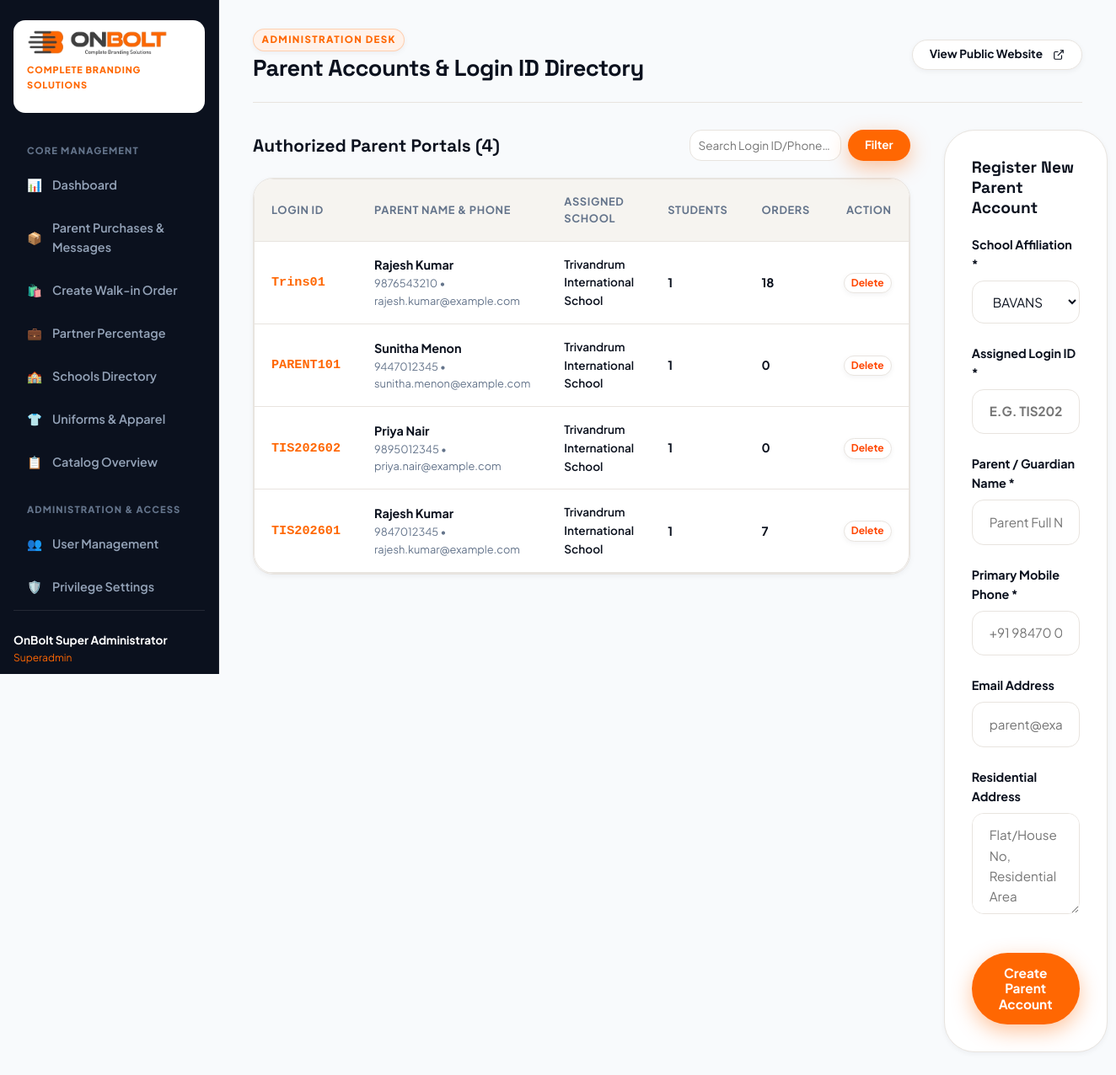
Screenshot of /admin/parents.php (signed in) with the database file from the repository.
### tables this page shows
CREATE TABLE `parents` (
  `id` int(10) unsigned NOT NULL AUTO_INCREMENT,
  `school_id` int(10) unsigned NOT NULL,
  `login_id` varchar(80) NOT NULL,
  `parent_name` varchar(150) NOT NULL,
  `email` varchar(150) DEFAULT NULL,
  `phone` varchar(50) NOT NULL,
  `alt_phone` varchar(50) DEFAULT NULL,
  `address` text DEFAULT NULL,
  `pincode` varchar(20) DEFAULT NULL,
  `state` varchar(100) DEFAULT 'Kerala',
  `password_hash` varchar(255) DEFAULT NULL,
  `status` tinyint(1) NOT NULL DEFAULT 1,
  `last_login` datetime DEFAULT NULL,
  `created_at` timestamp NOT NULL DEFAULT current_timestamp(),
  `updated_at` timestamp NOT NULL DEFAULT current_timestamp() ON UPDATE current_timestamp(),
  PRIMARY KEY (`id`),
  UNIQUE KEY `uq_parent_school_login` (`school_id`,`login_id`),
  KEY `idx_parents_phone` (`phone`),
  CONSTRAINT `fk_parents_school` FOREIGN KEY (`school_id`) REFERENCES `schools` (`id`) ON DELETE CASCADE
);

CREATE TABLE `schools` (
  `id` int(10) unsigned NOT NULL AUTO_INCREMENT,
  `parent_id` int(10) unsigned DEFAULT NULL,
  `has_sub_schools` tinyint(1) NOT NULL DEFAULT 0,
  `sub_school_label` varchar(100) DEFAULT 'School',
  `name` varchar(180) NOT NULL,
  `slug` varchar(120) NOT NULL,
  `code` varchar(50) DEFAULT NULL,
  `location` varchar(180) DEFAULT NULL,
  `city` varchar(100) DEFAULT 'Trivandrum',
  `cluster` varchar(100) NOT NULL DEFAULT 'TVPM (Trivandrum)',
  `state` varchar(100) DEFAULT 'Kerala',
  `pincode` varchar(20) DEFAULT NULL,
  `contact_phone` varchar(50) DEFAULT '+91 9946925888',
  `contact_email` varchar(150) DEFAULT 'onboltconsumerindia@gmail.com',
  `whatsapp_number` varchar(50) DEFAULT '918848670739',
  `description` text DEFAULT NULL,
  `logo` varchar(255) DEFAULT NULL,
  `banner_image` varchar(255) DEFAULT NULL,
  `ordering_enabled` tinyint(1) NOT NULL DEFAULT 1,
  `enable_class_selection` tinyint(1) NOT NULL DEFAULT 1,
  `uniform_mode` enum('common','class_wise') NOT NULL DEFAULT 'common',
  `applicable_classes` text DEFAULT NULL,
  `allow_offline_payment` tinyint(1) NOT NULL DEFAULT 1,
  `allow_online_payment` tinyint(1) NOT NULL DEFAULT 0,
  `sort_order` int(11) NOT NULL DEFAULT 0,
  `status` tinyint(1) NOT NULL DEFAULT 1,
  `created_at` timestamp NOT NULL DEFAULT current_timestamp(),
  `updated_at` timestamp NOT NULL DEFAULT current_timestamp() ON UPDATE current_timestamp(),
  PRIMARY KEY (`id`),
  UNIQUE KEY `uq_schools_slug` (`slug`),
  UNIQUE KEY `uq_schools_code` (`code`),
  KEY `idx_schools_status` (`status`)
);

### config/app.php (called while the page is built, shortened)
<?php
function sanitize(mixed $data): mixed {
    return htmlspecialchars(trim((string)$data), ENT_QUOTES, 'UTF-8');
}

### admin/parents.php (the view, shortened to what this page needs)
<?php
require_once __DIR__ . '/header.php';
$pdo = getDbConnection();
$schools = $pdo->query("SELECT id, name FROM schools ORDER BY name ASC")->fetchAll();
$search = trim($_GET['search'] ?? '');
$sql = "SELECT p.*, s.name as school_name,
        (SELECT COUNT(*) FROM parent_students ps WHERE ps.parent_id = p.id) as student_count,
        (SELECT COUNT(*) FROM orders o WHERE o.parent_id = p.id) as order_count
        FROM parents p
        LEFT JOIN schools s ON p.school_id = s.id WHERE 1=1";
$sql .= " ORDER BY p.id DESC";
$parentsList = $pdo->query($sql)->fetchAll();
?>
<div style="display:grid; grid-template-columns: 2fr 1fr; gap:2.5rem; align-items:flex-start;">
    <div>
        <div style="display:flex; justify-content:space-between; align-items:center; margin-bottom:1.25rem;">
            <h3 class="heading-2" style="font-size:1.3rem;">Authorized Parent Portals (<?= count($parentsList) ?>)</h3>
            <form action="" method="GET" style="display:flex; gap:0.5rem;">
                <input type="text" name="search" value="<?= sanitize($search) ?>" placeholder="Search Login ID/Phone…" class="form-control" style="padding:0.4rem 0.6rem; font-size:0.85rem; width:180px;">
                <button type="submit" class="btn btn-primary btn-sm">Filter</button>
            </form>
        </div>
        <div style="background:#fff; border-radius:var(--radius-lg); border:1px solid var(--brand-border); overflow:hidden; box-shadow:var(--shadow-sm);">
            <table class="admin-table">
                <thead>
                    <tr>
                        <th>Login ID</th>
                        <th>Parent Name &amp; Phone</th>
                        <th>Assigned School</th>
                        <th>Students</th>
                        <th>Orders</th>
                        <th style="text-align:right;">Action</th>
                    </tr>
                </thead>
                <tbody>
                    <?php if (empty($parentsList)): ?>
                        <tr><td colspan="6" style="text-align:center; padding:2rem; color:var(--brand-muted);">No parents found.</td></tr>
                    <?php else: ?>
                        <?php foreach ($parentsList as $p): ?>
                            <tr>
                                <td style="font-weight:800; color:var(--brand-primary); font-family:monospace; font-size:0.95rem;">
                                    <?= sanitize($p['login_id']) ?>
                                </td>
                                <td>
                                    <div style="font-weight:700;"><?= sanitize($p['parent_name']) ?></div>
                                    <div style="font-size:0.8rem; color:var(--brand-muted);"><?= sanitize($p['phone']) ?> &bull; <?= sanitize($p['email'] ?? '') ?></div>
                                </td>
                                <td style="font-size:0.85rem; font-weight:600;"><?= sanitize($p['school_name'] ?: 'School') ?></td>
                                <td style="font-weight:700;"><?= $p['student_count'] ?></td>
                                <td style="font-weight:700; color:var(--brand-dark);"><?= $p['order_count'] ?></td>
                                <td style="text-align:right;">
                                    <form action="" method="POST" data-confirm="delete" data-item-name="<?= htmlspecialchars($p['full_name']) ?>" style="display:inline;">
                                        <button type="submit" class="btn btn-outline btn-sm" style="color:var(--brand-accent); padding:0.25rem 0.5rem; font-size:0.75rem;">
                                            Delete
                                        </button>
                                    </form>
                                </td>
                            </tr>
                        <?php endforeach; ?>
                    <?php endif; ?>
                </tbody>
            </table>
        </div>
    </div>
    <div style="background:#ffffff; border-radius:var(--radius-xl); border:1px solid var(--brand-border); padding:2rem; box-shadow:var(--shadow-sm);">
        <h3 class="heading-2" style="font-size:1.2rem; margin-bottom:1.25rem;">Register New Parent Account</h3>
        <form action="" method="POST">
            <div class="form-group">
                <label class="form-label">School Affiliation *</label>
                <select name="school_id" required class="form-control">
                    <?php foreach ($schools as $s): ?>
                        <option value="<?= $s['id'] ?>"><?= sanitize($s['name']) ?></option>
                    <?php endforeach; ?>
                </select>
            </div>
            <div class="form-group">
                <label class="form-label">Assigned Login ID *</label>
                <input type="text" name="login_id" required class="form-control" placeholder="e.g. TIS202610" style="text-transform:uppercase; font-weight:700;">
            </div>
            <div class="form-group">
                <label class="form-label">Parent / Guardian Name *</label>
                <input type="text" name="parent_name" required class="form-control" placeholder="Parent Full Name">
            </div>
            <div class="form-group">
                <label class="form-label">Primary Mobile Phone *</label>
                <input type="tel" name="phone" required class="form-control" placeholder="+91 98470 00000">
            </div>
            <div class="form-group">
                <label class="form-label">Email Address</label>
                <input type="email" name="email" class="form-control" placeholder="parent@example.com">
            </div>
            <div class="form-group">
                <label class="form-label">Residential Address</label>
                <textarea name="address" class="form-control" placeholder="Flat/House No, Residential Area"></textarea>
            </div>
            <button type="submit" class="btn btn-primary" style="width:100%; margin-top:1rem;">
                Create Parent Account
            </button>
        </form>
    </div>
</div>
<?php require_once __DIR__ . '/footer.php'; ?>

### assets/css/main.css (style rules this page uses)
:root { --brand-primary: #FF6702; --brand-primary-hover: #e55a00; --brand-primary-light: #FFF2EA; --brand-primary-glow: rgba(255, 103, 2, 0.4); --brand-secondary: #1E2530; --brand-secondary-hover: #2B3444; --brand-secondary-light: #F1F4F8; --brand-accent: #FF4500; --brand-accent-hover: #e03d00; --brand-accent-light: #FFEBE5; --brand-dark: #0B111E; --brand-dark-soft: #162033; --brand-muted: #64748B; --brand-light: #FBF9F6; --brand-surface: #FFFFFF; --brand-surface-alt: #F6F4F0; --brand-border: #E8E4DF; --brand-border-focus: #FF6702; --font-sans: 'Plus Jakarta Sans', -apple-system, BlinkMacSystemFont, "Segoe UI", Roboto, sans-serif; --font-display: 'Space Grotesk', var(--font-sans); --shadow-sm: 0 2px 6px rgba(11, 17, 30, 0.05); --shadow-md: 0 10px 25px -5px rgba(11, 17, 30, 0.08), 0 8px 10px -6px rgba(11, 17, 30, 0.04); --shadow-lg: 0 20px 35px -10px rgba(255, 103, 2, 0.18), 0 10px 15px -3px rgba(11, 17, 30, 0.06); --shadow-xl: 0 30px 60px -15px rgba(11, 17, 30, 0.2); --shadow-glow: 0 0 35px rgba(255, 103, 2, 0.45); --radius-sm: 8px; --radius-md: 14px; --radius-lg: 24px; --radius-xl: 36px; --radius-pill: 9999px; --ease-out: cubic-bezier(0.16, 1, 0.3, 1); --ease-spring: cubic-bezier(0.34, 1.56, 0.64, 1); --transition-fast: 0.2s var(--ease-out); --transition-normal: 0.35s var(--ease-out); --transition-slow: 0.6s var(--ease-out); }
*, *::before, *::after { box-sizing: border-box; margin: 0; padding: 0; }
html { font-size: 16px; scroll-behavior: smooth; -webkit-font-smoothing: antialiased; -moz-osx-font-smoothing: grayscale; }
body { font-family: var(--font-sans); background-color: var(--brand-light); color: var(--brand-dark); line-height: 1.6; overflow-x: hidden; position: relative; }
button, input, select, textarea { font: inherit; color: inherit; }
button { cursor: pointer; border: none; background: none; }
.heading-2 { font-family: var(--font-display); font-size: clamp(1.4rem, 2.4vw, 1.9rem); font-weight: 700; line-height: 1.25; }
.btn { display: inline-flex; align-items: center; justify-content: center; gap: 0.75rem; padding: 0.9rem 2rem; font-size: 0.96rem; font-weight: 700; border-radius: var(--radius-pill); transition: all var(--transition-normal); position: relative; overflow: hidden; text-align: center; user-select: none; cursor: pointer; line-height: 1.2; vertical-align: middle; border: none; text-decoration: none; }
.btn::after { content: ''; position: absolute; top: 0; left: -120%; width: 100%; height: 100%; background: linear-gradient(90deg, transparent, rgba(255, 255, 255, 0.35), transparent); transition: left 0.65s ease; pointer-events: none; }
.btn-primary { background-color: var(--brand-primary); color: #ffffff; box-shadow: 0 8px 24px rgba(255, 103, 2, 0.38); }
.btn-outline { background-color: #ffffff; color: var(--brand-dark); border: 1.5px solid var(--brand-border); box-shadow: var(--shadow-sm); }
.btn-sm { padding: 0.55rem 1.25rem; font-size: 0.85rem; }
.form-group { margin-bottom: 1.5rem; }
.form-label { display: block; font-size: 0.9rem; font-weight: 700; margin-bottom: 0.5rem; color: var(--brand-dark); }
.form-control { width: 100%; padding: 0.85rem 1.25rem; font-size: 0.95rem; background: #ffffff; border: 1.5px solid var(--brand-border); border-radius: var(--radius-md); transition: all var(--transition-fast); outline: none; }
textarea.form-control { min-height: 120px; resize: vertical; }

### admin/header.php (style rules this page uses)
.admin-table { width: 100%; border-collapse: separate; border-spacing: 0; background: #ffffff; border-radius: var(--radius-lg); border: 1px solid var(--brand-border); box-shadow: var(--shadow-sm); }
.admin-table th { background: var(--brand-surface-alt); padding: 1rem 1.25rem; font-size: 0.8rem; text-transform: uppercase; letter-spacing: 0.05em; color: var(--brand-muted); text-align: left; border-bottom: 1px solid var(--brand-border); }
.admin-table td { padding: 1rem 1.25rem; border-bottom: 1px solid var(--brand-border); font-size: 0.9rem; vertical-align: middle; }

### rows the page displays
parents: login "Trins01", parent_name "Rajesh Kumar", phone "9876543210", email "rajesh.kumar@example.com", school.name "Trivandrum International School", student_count "1", order_count "18"
parents: login "PARENT101", parent_name "Sunitha Menon", phone "9447012345", email "sunitha.menon@example.com", school.name "Trivandrum International School", student_count "1", order_count "0"
parents: login "TIS202602", parent_name "Priya Nair", phone "9895012345", email "priya.nair@example.com", school.name "Trivandrum International School", student_count "1", order_count "0"
parents: login "TIS202601", parent_name "Rajesh Kumar", phone "9847012345", email "rajesh.kumar@example.com", school.name "Trivandrum International School", student_count "1", order_count "7"

### other values shown
$adminName "OnBolt Super Administrator"
$adminRole "Superadmin"
$adminTitle "Parent Accounts & Login ID Directory"
count($parentsList) "4"
form field school_id "BAVANS"
